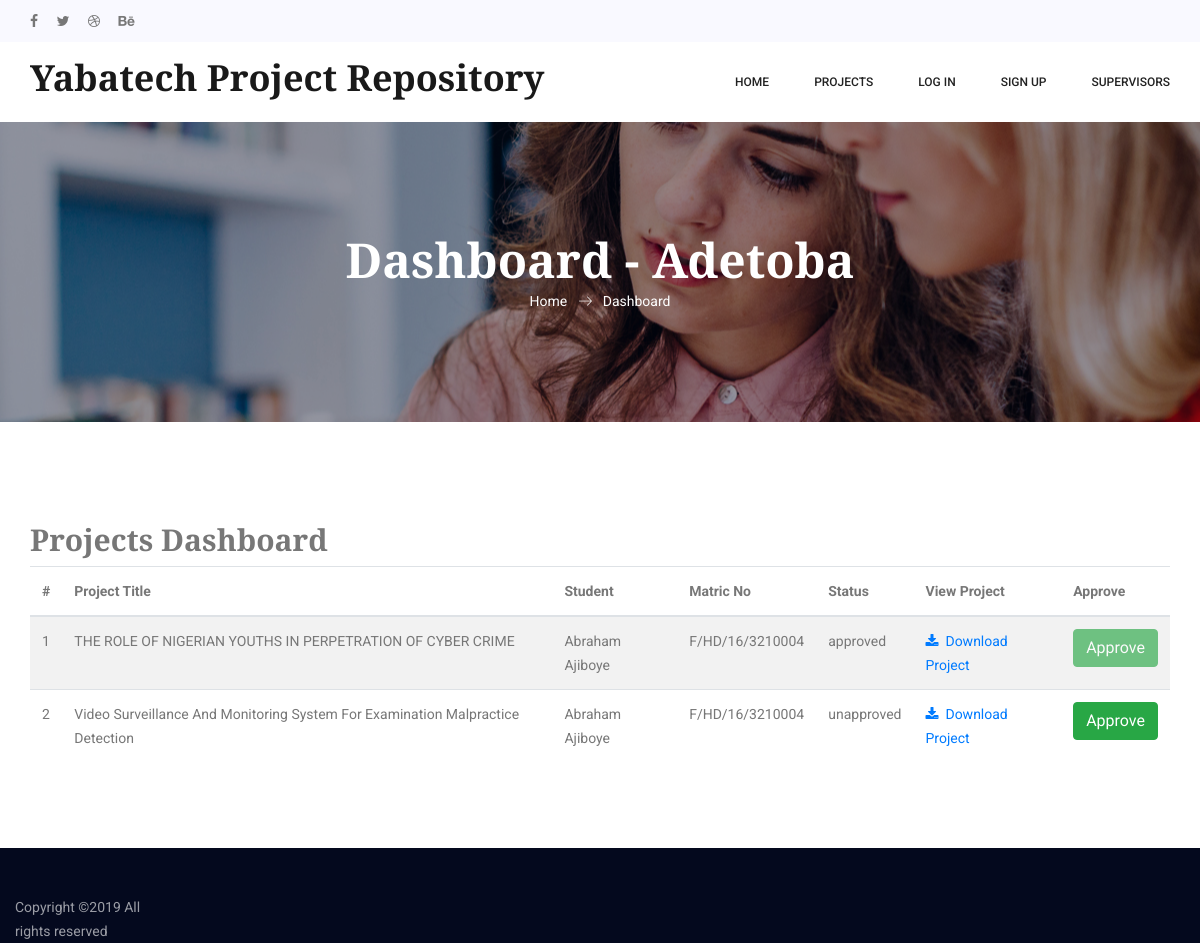
Screenshot of /dashboard.php (signed in) with the database file from the repository.
### tables this page shows
CREATE TABLE `tbl_projects` (
  `fld_projectid` int(11) NOT NULL,
  `fld_projecttitle` varchar(300) NOT NULL,
  `fld_filename` varchar(60) NOT NULL,
  `fld_supervisor` int(3) NOT NULL,
  `fld_datecompleted` date NOT NULL,
  `fld_description` varchar(200) NOT NULL,
  `fld_studentid` int(3) NOT NULL,
  `fld_status` int(2) NOT NULL DEFAULT '0'
);

CREATE TABLE `tbl_users` (
  `fld_id` int(11) NOT NULL,
  `fld_firstname` varchar(20) NOT NULL,
  `fld_lastname` varchar(20) NOT NULL,
  `fld_matricno` varchar(20) NOT NULL,
  `fld_phone` text NOT NULL,
  `fld_email` varchar(30) NOT NULL
);

### dashboard.php (the view, shortened to what this page needs)
<?php
	include 'inc/connect.php';
    include 'inc/header.php';
    $getmyprojects = "select a.fld_projecttitle, a.fld_projectid, a.fld_status, a.fld_filename,b.fld_firstname,b.fld_lastname,b.fld_matricno from tbl_projects as a inner join tbl_users as b on b.fld_id = a.fld_studentID where fld_supervisor= ".$_SESSION["supervisorID"];
    $getmyprojects=$conn->query($getmyprojects);
?>
    <body>
        <?php include 'inc/nav.php';?>
        <section class="banner_area">
            <div class="banner_inner d-flex align-items-center">
            	<div class="overlay bg-parallax" data-stellar-ratio="0.9" data-stellar-vertical-offset="0" data-background=""></div>
				<div class="container">
					<div class="banner_content text-center">
						<h2>Dashboard - <?php echo $_SESSION['supervisorname'];?></h2>
						<div class="page_link">
							<a href="index.html">Home</a>
							<a href="elements.html">Dashboard</a>
						</div>
					</div>
				</div>
            </div>
        </section>
			<section class="sample-text-area">
				<div class="container">
				  <h2>Projects Dashboard</h2>
				  <table class="table table-striped">
				    <thead>
				      <tr>
				        <th>#</th>
				        <th>Project Title</th>
				        <th>Student</th>
				        <th>Matric No</th>
				        <th>Status</th>
				        <th>View Project</th>
				        <th>Approve</th>
				      </tr>
				    </thead>
				    <tbody>
				    <?php
				    $i=1;
				    $file=scandir("uploads");
				    	while($projectdetails=$getmyprojects->fetch_assoc()){
				    		$filename=$projectdetails['fld_filename'];
              				$arraykey=array_search("$filename",$file);
				    		$fullname = ucfirst($projectdetails['fld_firstname'])." ".ucfirst($projectdetails['fld_lastname']);
				    		if($projectdetails['fld_status'] == 0){
				    			$status = 'unapproved';
				    			$btn = '<form method= "post"><button type="submit" name="approve" class = "btn btn-success" value = '.$projectdetails['fld_projectid'].'> Approve</button></td>
				        			</form>';
				    		}else{
				    			$status = 'approved';
				    			$btn = '<form method= "post"><button type="submit" class = "btn btn-success" disabled> Approve</button></td>
				        			</form>';
				    		}
				    		echo '<tr>
				        			<td>'.$i.'</td>
				        			<td>'.$projectdetails['fld_projecttitle'].'</td>
				        			<td>'.$fullname.'</td>
				        			<td>'.$projectdetails['fld_matricno'].'</td>
				        			<td>'.$status.'</td>
				        			<td><a download= "'.$file[$arraykey].'" href="uploads/'.$file[$arraykey].'"><i class="fa fa-download"></i>&nbsp;&nbsp;Download Project</a></td>
				        			<td>'.$btn.'
				      			  </tr> ';
				      			  $i++;
				    	}
				    ?>
				    </tbody>
				  </table>
				</div>
			</section>
        <?php include 'inc/footer.php';?>
    </body>
</html>

### rows the page displays
tbl_projects: fld_projecttitle "THE ROLE OF NIGERIAN YOUTHS IN PERPETRATION OF CYBER CRIME", tbl_users.fld_firstname+fld_lastname "Abraham Ajiboye", tbl_users.fld_matricno "F/HD/16/3210004", fld_status "approved", shows "Approve"
tbl_projects: fld_projecttitle "Video Surveillance And Monitoring System For Examination Malpractice Detection", tbl_users.fld_firstname+fld_lastname "Abraham Ajiboye", tbl_users.fld_matricno "F/HD/16/3210004", fld_status "unapproved", $projectdetails['fld_projectid'] 12 (drawn)

### other values shown
$status "LOG IN"
$_SESSION['supervisorname'] "Adetoba"
